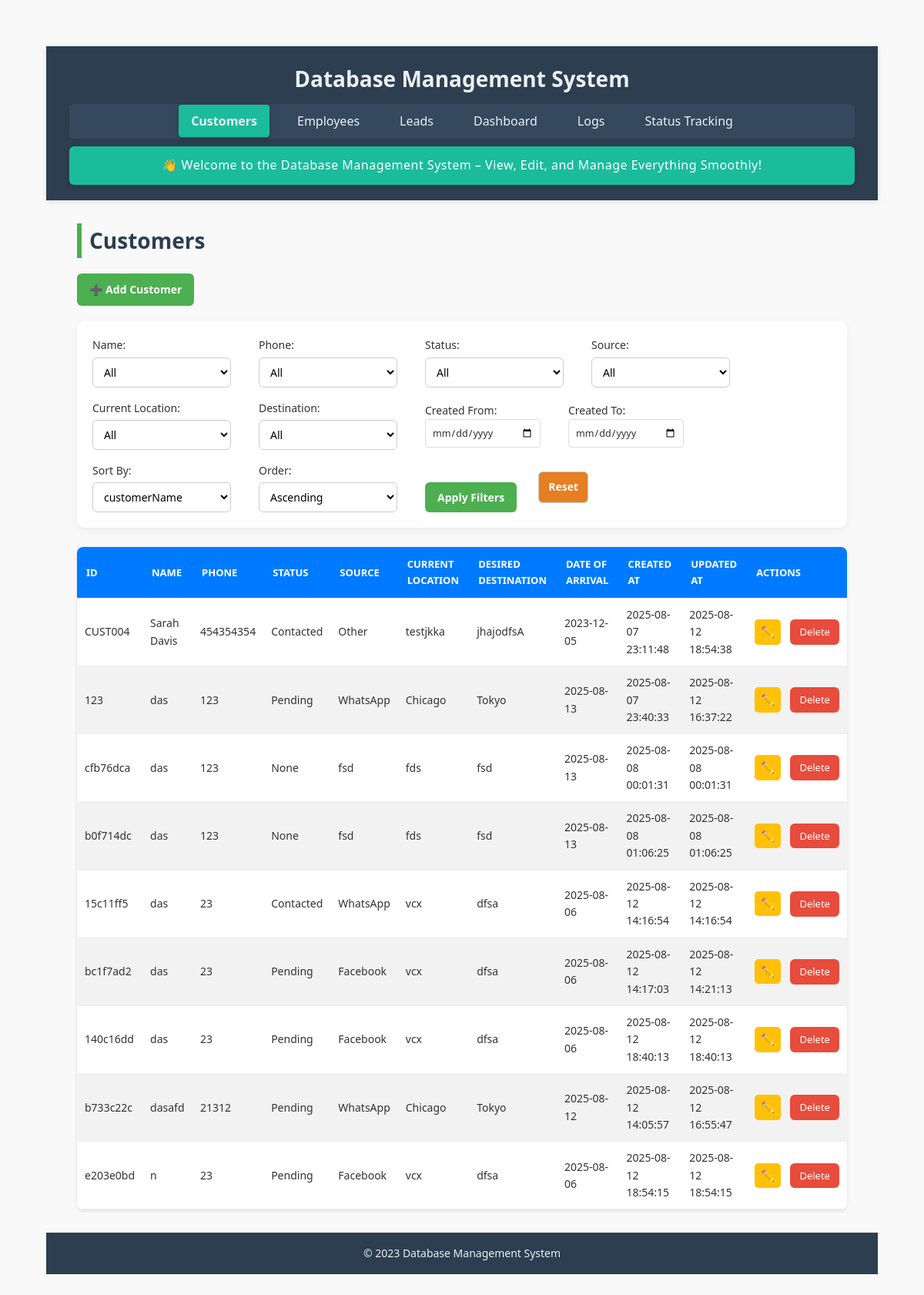
The page /customers on the database as committed earlier.
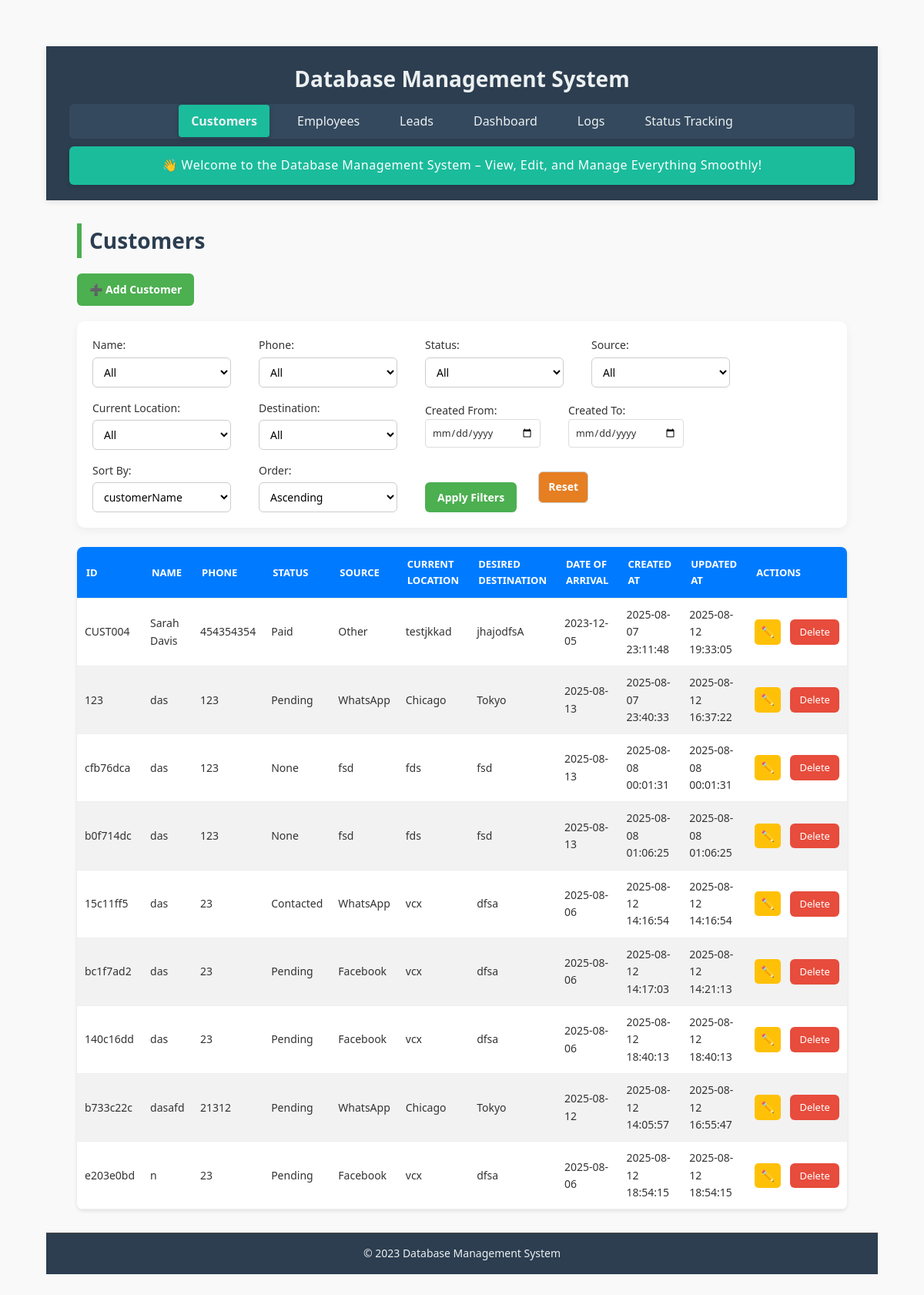
The same page on the database as committed later.
### tables this page shows
CREATE TABLE customers (
    customerId TEXT PRIMARY KEY,
    customerName TEXT NOT NULL,
    phone TEXT NOT NULL,
    source TEXT NOT NULL,
    currentLocation TEXT NOT NULL,
    desiredDestination TEXT NOT NULL,
    dateOfArrival TEXT,
    createdAt TEXT DEFAULT CURRENT_TIMESTAMP,
    updatedAt TEXT DEFAULT CURRENT_TIMESTAMP
, status TEXT);

### app.py (the view)
@app.route('/customers')
def customers():
    filters = {
        "customerName": request.args.get("customerName", ""),
        "phone": request.args.get("phone", ""),
        "source": request.args.get("source", ""),
        "currentLocation": request.args.get("currentLocation", ""),
        "desiredDestination": request.args.get("desiredDestination", ""),
        "start_date": request.args.get("start_date", ""),
        "end_date": request.args.get("end_date", "")
    }
    sort_by = request.args.get("sort_by", "customerName")
    sort_order = request.args.get("sort_order", "asc")
    query = "SELECT * FROM customers WHERE 1=1"
    params = []
    for col, val in filters.items():
        if val and col not in ["start_date", "end_date"]:
            query += f" AND {col} = ?"
            params.append(val)
    if filters['start_date']:
        query += " AND DATE(createdAt) >= ?"
        params.append(filters['start_date'])
    if filters['end_date']:
        query += " AND DATE(createdAt) <= ?"
        params.append(filters['end_date'])
    query += f" ORDER BY {sort_by} {sort_order.upper()}"
    with closing(get_db_connection()) as conn:
        with closing(conn.cursor()) as cursor:
            cursor.execute(query, params)
            customers = cursor.fetchall()
            column_values = {}
            for col in filters:
                if col not in ["start_date", "end_date"]:
                    cursor.execute(f"SELECT DISTINCT {col} FROM customers ORDER BY {col}")
                    column_values[col] = [row[0] for row in cursor.fetchall() if row[0]]
                else:
                    column_values[col] = []  # No dropdown for dates
    return render_template("customers.html",
                         customers=customers,
                         filters=filters,
                         sort_by=sort_by,
                         sort_order=sort_order,
                         column_values=column_values)

### app.py (called while the page is built)
def get_db_connection():
    conn = sqlite3.connect(DATABASE, timeout=10)
    conn.row_factory = sqlite3.Row
    conn.execute("PRAGMA journal_mode=WAL")
    return conn

### templates/customers.html (shortened to what this page needs)
{% extends "base.html" %}
{% block content %}
<h2>Customers</h2>
<div class="button-group">
    <a href="{{ url_for('add_customer') }}" class="btn">➕ Add Customer</a>
</div>
<form method="GET" action="{{ url_for('customers') }}" class="filter-form">
    <label>Name:
        <select name="customerName">
            <option value="">All</option>
        </select>
    </label>
    <label>Phone:
        <select name="phone">
            <option value="">All</option>
        </select>
    </label>
    <label>Status:
        <select name="status">
            <option value="">All</option>
        </select>
    </label>
    <label>Source:
        <select name="source">
            <option value="">All</option>
        </select>
    </label>
    <label>Current Location:
        <select name="currentLocation">
            <option value="">All</option>
        </select>
    </label>
    <label>Destination:
        <select name="desiredDestination">
            <option value="">All</option>
        </select>
    </label>
    <label>Created From:
        <input type="date" name="start_date" value="{{ filters.start_date }}">
    </label>
    <label>Created To:
        <input type="date" name="end_date" value="{{ filters.end_date }}">
    </label>
    <label>Sort By:
        <select name="sort_by">
            {% for col in ['customerId', 'customerName', 'phone', 'status', 'source', 'currentLocation', 'desiredDestination', 'dateOfArrival', 'createdAt', 'updatedAt'] %}
            <option value="{{ col }}" {% if sort_by == col %}selected{% endif %}>{{ col }}</option>
            {% endfor %}
        </select>
    </label>
    <label>Order:
        <select name="sort_order">
            <option value="asc" {% if sort_order == 'asc' %}selected{% endif %}>Ascending</option>
        </select>
    </label>
    <button type="submit" class="btn">Apply Filters</button>
    <a href="{{ url_for('customers') }}" class="btn danger">Reset</a>
</form>
<table>
    <thead>
        <tr>
            <th>ID</th>
            <th>Name</th>
            <th>Phone</th>
            <th>Status</th>
            <th>Source</th>
            <th>Current Location</th>
            <th>Desired Destination</th>
            <th>Date of Arrival</th>
            <th>Created At</th>
            <th>Updated At</th>
            <th>Actions</th>
        </tr>
    </thead>
    <tbody>
        {% for customer in customers %}
        <tr>
            <td>{{ customer.customerId }}</td>
            <td>{{ customer.customerName }}</td>
            <td>{{ customer.phone }}</td>
            <td>{{ customer.status }}</td>
            <td>{{ customer.source }}</td>
            <td>{{ customer.currentLocation }}</td>
            <td>{{ customer.desiredDestination }}</td>
            <td>{{ customer.dateOfArrival or '' }}</td>
            <td>{{ customer.createdAt }}</td>
            <td>{{ customer.updatedAt }}</td>
            <td>
                <a href="{{ url_for('edit_customer', customer_id=customer.customerId) }}" class="btn small">✏️</a>
                <a href="{{ url_for('delete_customer', customer_id=customer.customerId) }}" class="btn-delete"
                    onclick="return confirm('Are you sure you want to delete this customer?');">Delete</a>
            </td>
        </tr>
        {% endfor %}
    </tbody>
</table>
{% endblock %}

Rows that differ between the two databases and show on the page:
changed customers "CUST004": status "Contacted" → "Paid"; currentLocation "testjkka" → "testjkkad"; updatedAt "2025-08-12 18:54:38" → "2025-08-12 19:33:05"
